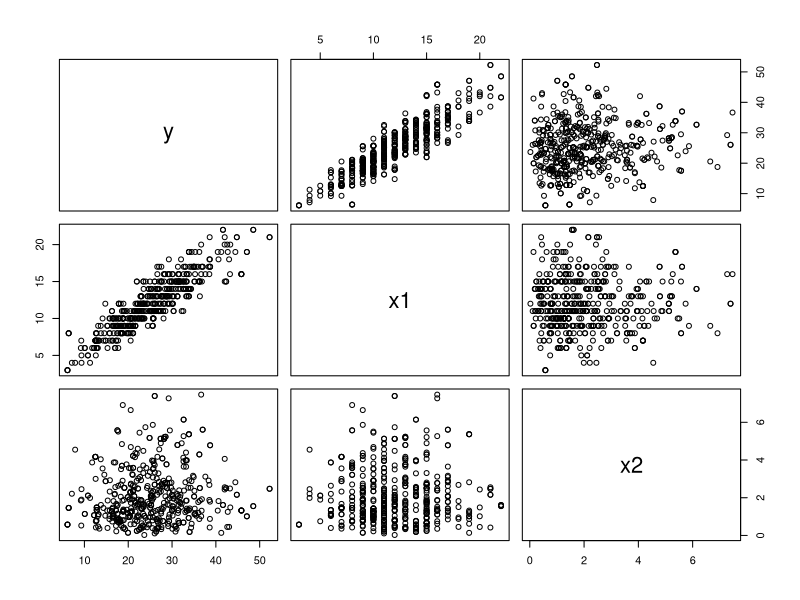
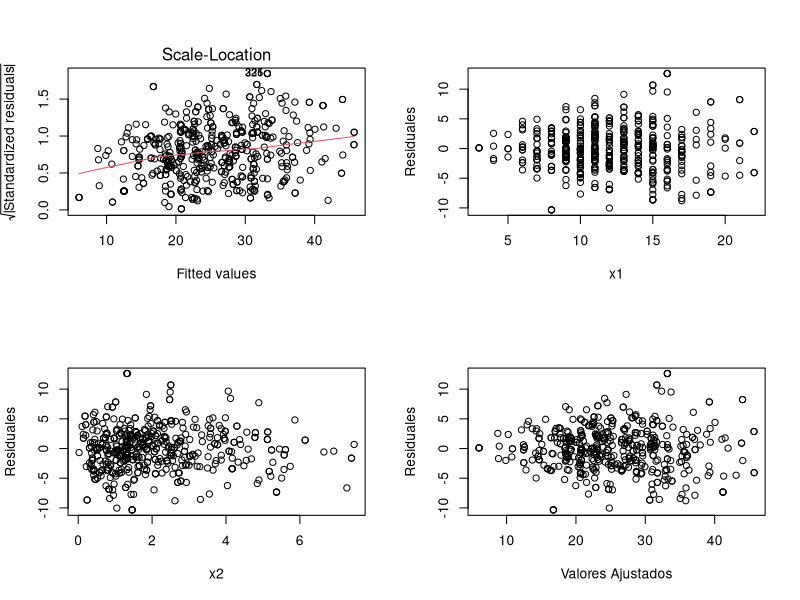
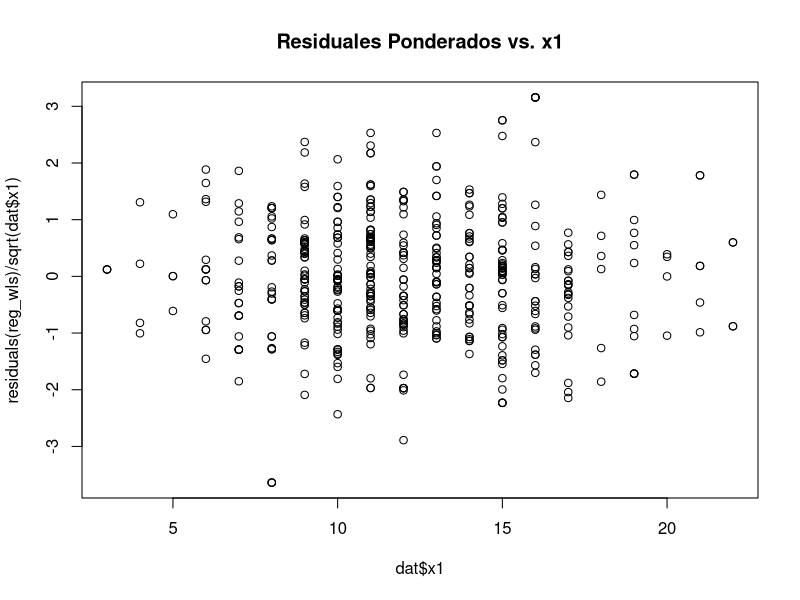
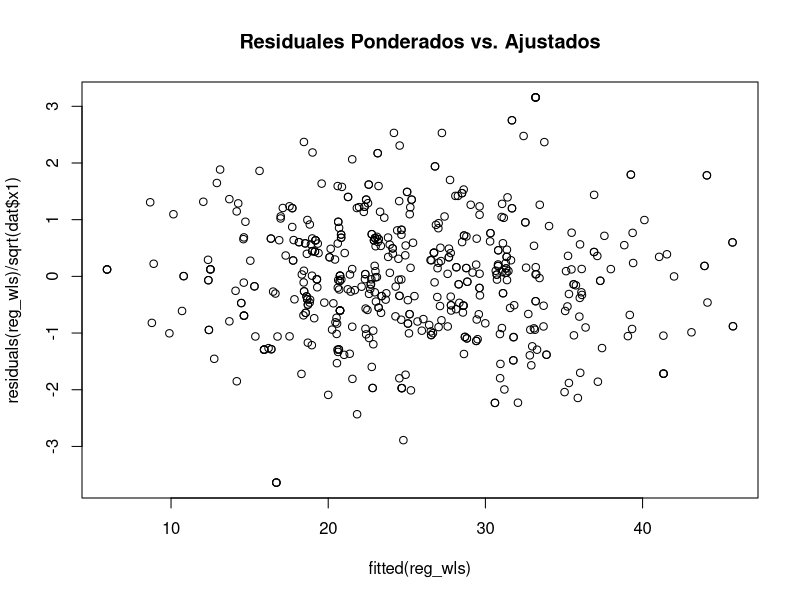
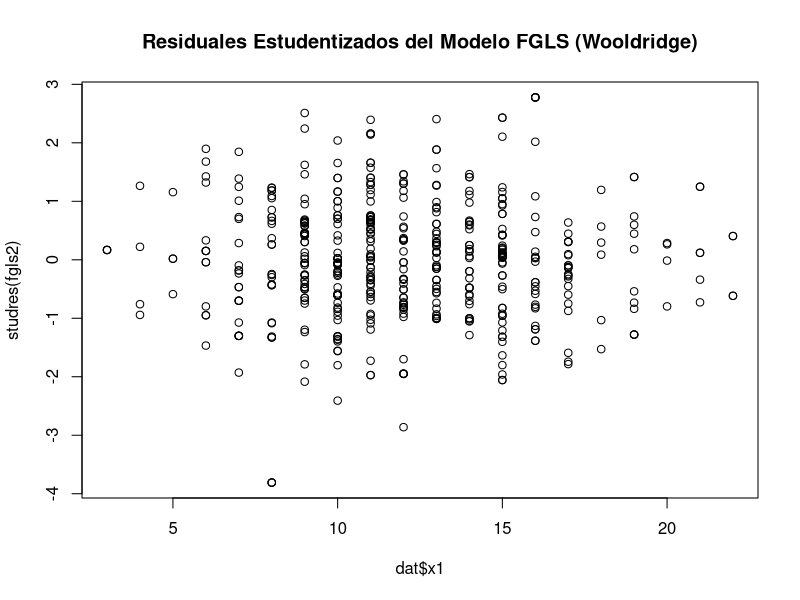

These figures' R source, in order: (Note: this script raises an error after producing the figures.)
## ---- chunk 1
#| label: setup
#| message: false
#| warning: false

library(lmtest)   # Para bptest()
library(sandwich) # Para errores estándar robustos (vcovHC)
library(MASS)     # Para boxcox() y studres()
## ---- chunk 2
#| label: simulacion-datos

num <- 1000
set.seed(109)
x1 <- rpois(num, 12)
x2 <- rgamma(num, 2)
# El término de error depende de x1, creando heterocedasticidad
error_term <- sapply(x1, function(i) rnorm(1, 0, sqrt(i))) 

# Ecuación del modelo
y <- 2*x1 + 0.5*x2 + error_term

# Se toma una muestra de los datos simulados
dat <- cbind(y, x1, x2)
dat <- as.data.frame(dat[sample(1:num, 500, replace = TRUE),])
## ---- chunk 3
#| label: modelo-mco

plot(dat)
reg <- lm(y ~ x1 + x2, data = dat)
summary(reg)
## ---- chunk 4
#| label: diagnostico-heteroscedasticidad

# Diagnósticos gráficos
par(mfrow = c(2, 2))
plot(reg, which = 3) # Scale-Location plot
plot(dat$x1, reg$residuals, xlab="x1", ylab="Residuales") # Patrón de abanico
plot(dat$x2, reg$residuals, xlab="x2", ylab="Residuales")
plot(reg$fitted.values, reg$residuals, xlab="Valores Ajustados", ylab="Residuales")
par(mfrow = c(1, 1))

# Prueba formal: Test de Breusch-Pagan
bptest(reg)
## ---- chunk 5
#| label: solucion-robustos

# Se recalculan las pruebas de hipótesis de los coeficientes con errores robustos
coeftest(reg, vcov. = vcovHC, type = "HC3")

# Intervalos de confianza robustos
coefci(reg, vcov. = vcovHC, type = "HC3")

# Comparación con los intervalos de confianza originales (no válidos)
confint(reg)

# Comparación de modelos (equivalente a anova) con errores robustos
reg2 <- lm(y ~ x1, data = dat)
waldtest(reg2, reg, vcov = vcovHC)
## ---- chunk 6
#| label: solucion-wls

# Se ajusta el modelo WLS especificando los pesos
reg_wls <- lm(y ~ x1 + x2, data = dat, weights = 1/x1)
summary(reg_wls)

# Se comprueba que los residuales ponderados ahora son homocedásticos
plot(dat$x1, residuals(reg_wls) / sqrt(dat$x1), main = "Residuales Ponderados vs. x1")
plot(fitted(reg_wls), residuals(reg_wls) / sqrt(dat$x1), main = "Residuales Ponderados vs. Ajustados")
## ---- chunk 7
#| label: solucion-fgls

# Modelo FGLS simple (no recomendado): usa los residuales^2 como estimación de la varianza
fgls <- lm(y ~ x1 + x2, data = dat, weights = 1/reg$residuals^2) 
summary(fgls)

# Recomendación de Wooldridge: modelar el logaritmo de los residuales al cuadrado
modvar <- lm(log(reg$residuals^2) ~ x1 + x2, data = dat)
# Los pesos se obtienen como la inversa del exponencial de los valores ajustados de este modelo
fgls2 <- lm(y ~ x1 + x2, data = dat, weights = 1/exp(modvar$fitted.values))
summary(fgls2)

# Se comprueba la homocedasticidad de los nuevos residuales ponderados
plot(dat$x1, studres(fgls2), main="Residuales Estudentizados del Modelo FGLS (Wooldridge)")
## ---- chunk 8
#| label: solucion-boxcox

# La función boxcox() busca el valor de lambda que maximiza la verosimilitud
BC <- boxcox(reg)
lam <- BC$x[which.max(BC$y)]
lam

# Se transforma Y y se ajusta un nuevo modelo
yl <- (dat$y^lam - 1) / lam
dat2 <- cbind(dat, yl)
reg3 <- lm(yl ~ x1 + x2, data = dat2)
summary(reg3)

# Se verifica si el nuevo modelo es homocedástico
plot(reg3, which = 3)
bptest(reg3)

# Se compara la normalidad de los residuales del modelo original y el transformado
par(mfrow=c(1,2))
hist(studres(reg), main="Residuales Originales")
hist(studres(reg3), main="Residuales del Modelo Transformado")
par(mfrow=c(1,1))
shapiro.test(studres(reg3))
